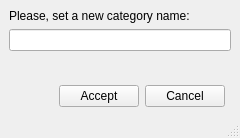
<?xml version="1.0" encoding="UTF-8"?>
<ui version="4.0">
 <class>dlg_update_style_group</class>
 <widget class="QMainWindow" name="dlg_update_style_group">
  <property name="geometry">
   <rect>
    <x>0</x>
    <y>0</y>
    <width>240</width>
    <height>138</height>
   </rect>
  </property>
  <property name="windowTitle">
   <string>Rename</string>
  </property>
  <property name="accessibleName">
   <string/>
  </property>
  <widget class="QWidget" name="centralwidget">
   <layout class="QGridLayout" name="gridLayout_2">
    <item row="0" column="0" colspan="3">
     <layout class="QVBoxLayout" name="verticalLayout">
      <item>
       <widget class="QLabel" name="lbl_rename_copy">
        <property name="text">
         <string>Please, set a new category name:</string>
        </property>
       </widget>
      </item>
      <item>
       <widget class="QLineEdit" name="category_rename_copy"/>
      </item>
      <item>
       <spacer name="verticalSpacer">
        <property name="orientation">
         <enum>Qt::Vertical</enum>
        </property>
        <property name="sizeHint" stdset="0">
         <size>
          <width>20</width>
          <height>40</height>
         </size>
        </property>
       </spacer>
      </item>
     </layout>
    </item>
    <item row="2" column="1">
     <layout class="QGridLayout" name="lyt_buttons">
      <item row="0" column="0">
       <widget class="QLabel" name="lbl_time">
        <property name="text">
         <string/>
        </property>
       </widget>
      </item>
      <item row="0" column="1">
       <spacer name="horizontalSpacer_2">
        <property name="orientation">
         <enum>Qt::Horizontal</enum>
        </property>
        <property name="sizeHint" stdset="0">
         <size>
          <width>40</width>
          <height>20</height>
         </size>
        </property>
       </spacer>
      </item>
      <item row="0" column="2">
       <widget class="QPushButton" name="btn_accept">
        <property name="text">
         <string>Accept</string>
        </property>
       </widget>
      </item>
      <item row="0" column="3">
       <widget class="QPushButton" name="btn_cancel">
        <property name="text">
         <string>Cancel</string>
        </property>
       </widget>
      </item>
     </layout>
    </item>
   </layout>
  </widget>
  <widget class="QStatusBar" name="statusbar"/>
  <action name="actionCreate_Sample">
   <property name="text">
    <string>Create Sample</string>
   </property>
  </action>
  <action name="actionCreate_Sample_Dev">
   <property name="text">
    <string>Create Sample Dev</string>
   </property>
  </action>
 </widget>
 <resources/>
 <connections/>
</ui>
